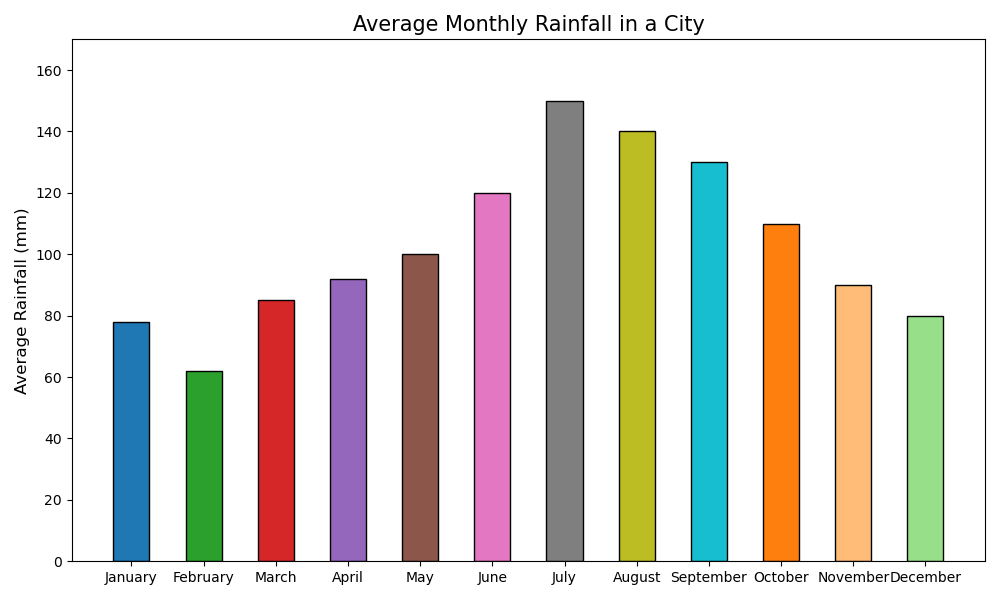

This figure's Python source:

import matplotlib.pyplot as plt

# Data
months = ['January', 'February', 'March', 'April', 'May', 'June', 'July', 'August', 'September', 'October', 'November', 'December']
rainfall = [78, 62, 85, 92, 100, 120, 150, 140, 130, 110, 90, 80]

# Colors for each bar
colors = ['#1f77b4', '#2ca02c', '#d62728', '#9467bd', '#8c564b', '#e377c2', '#7f7f7f', '#bcbd22', '#17becf', '#ff7f0e', '#ffbb78', '#98df8a']

# Plotting the bar chart vertically
plt.figure(figsize=(10, 6))  # Change width and height of the chart
plt.bar(months, rainfall, color=colors, edgecolor='black', width=0.5)  # Change band width for bars and apply color scheme

# Chart title and labels
plt.title('Average Monthly Rainfall in a City', fontsize=15)
plt.ylabel('Average Rainfall (mm)', fontsize=12)

# Setting the ylim to provide better clarity for rainfall values
plt.ylim(0, max(rainfall) + 20)

# Display the chart
plt.tight_layout()
plt.show()
